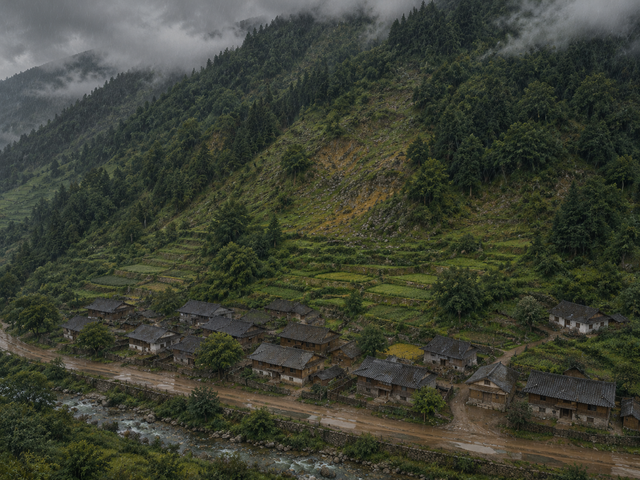
#> input picture tools/scenes/landslide_village/pic1.png, 640 x 480 px, found by its file name; its folder holds 4 pictures in this run
$ python prepare_landslide_village.py
#> lines starting #> are read from the running program, lines starting #| are printed output that depends on the picture; after the words box and inside, x2 and y2 are one past the last pixel; in counts of white or black regions, pixels touching at a corner belong together
#!/usr/bin/env python3
"""Prepare the landslide card from the four generated images.

Usage: py -I tools/scenes/landslide_village/prepare_landslide_village.py [PHOTO_DIR]
PHOTO_DIR defaults to tools/Photo/landslide and must hold PIC1.png .. PIC4.png
(4:3). Writes, next to this script:
  pic1.png .. pic4.png   640x480 base maps (Lanczos)
  deposit_mask.png       PIC3 runout fan: slope foot over the terraces, the
                         houses below the scar and the road (white = reached)
  scarp_mask.png         PIC2 main scarp: 6-20 px below the crack arc, ragged
"""
from pathlib import Path
import sys
import numpy as np
from PIL import Image, ImageDraw, ImageFilter

HERE = Path(__file__).resolve().parent
W, H = 640, 480
# PIC3 (same framing as PIC1): deposit fan below the scar.
# PIC2 crack arc, west end to east end (scene.yaml uses the same points).
CRACK = [(266, 98), (296, 78), (330, 64), (380, 58), (430, 64), (470, 80), (500, 102), (512, 124)]
SCARP_DEPTH = 14
DEPOSIT = [(300, 232), (425, 232), (446, 270), (470, 318), (482, 368), (472, 402), (400, 408),
           (300, 398), (258, 372), (254, 320), (274, 270)]


def main():
    src = Path(sys.argv[1]) if len(sys.argv) > 1 else HERE.parents[1] / 'Photo' / 'landslide'
    for n in range(1, 5):
        im = Image.open(src / f'PIC{n}.png').convert('RGB')
#> im is the input picture: PIL image 640x480 RGB; mean R, G, B 61.3, 64.6, 52.3
        w, h = im.size
#> w = 640; h = 480
        if abs(w * 3 - h * 4) > 4:
            raise SystemExit(f'PIC{n}.png is {w}x{h}, expected 4:3')
        im.resize((W, H), Image.LANCZOS).save(HERE / f'pic{n}.png')
    m = Image.new('L', (W, H), 0)
#> m: PIL image 640x480 L; every value is 0
    ImageDraw.Draw(m).polygon(DEPOSIT, fill=255)
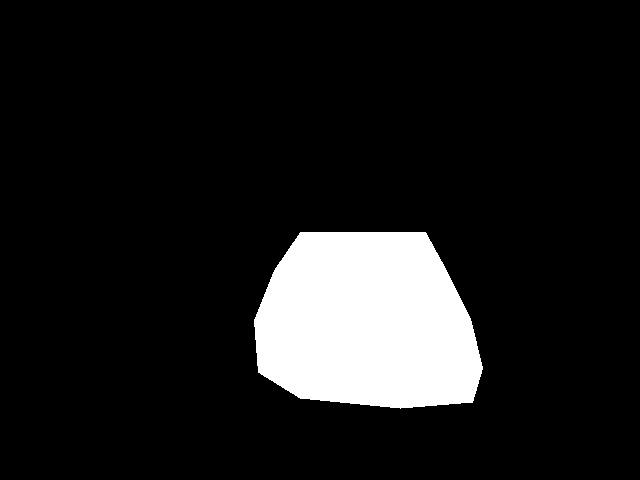
#> m: PIL image 640x480 L; 10.8% white; 1 white region, box (x1, y1, x2, y2) and area: (254, 232, 483, 409) 33222
    # Lobed edge: fixed-seed smooth noise, so the fan is not a clean polygon.
    soft = np.asarray(m.filter(ImageFilter.GaussianBlur(8)), np.float64)
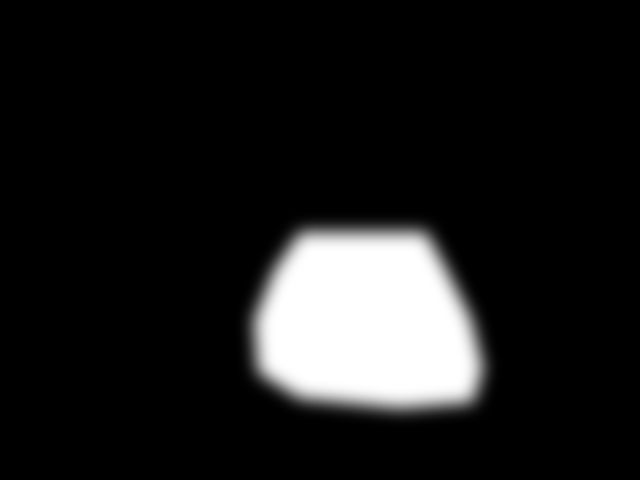
#> soft: shape (480, 640) float64; min 0, max 255, mean 27.6
    noise = np.random.default_rng(31).random((H // 16 + 2, W // 16 + 2)) * 255
    noise = np.asarray(Image.fromarray(noise.astype(np.uint8)).resize((W, H), Image.BICUBIC), np.float64) - 128
    Image.fromarray(np.where(soft + noise * 0.9 > 128, 255, 0).astype(np.uint8)).save(HERE / 'deposit_mask.png')
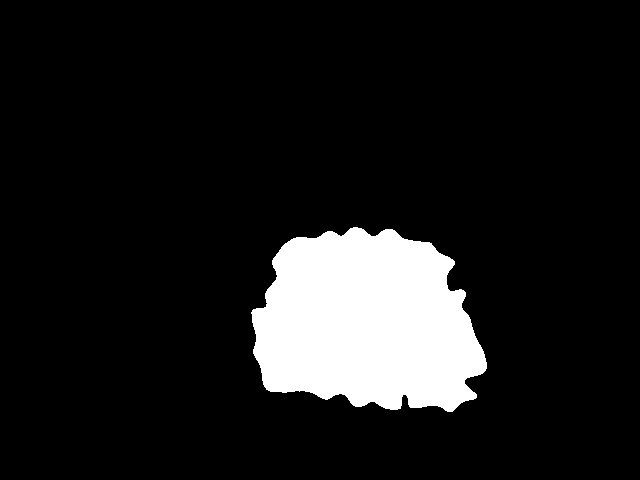
#> saved as deposit_mask.png: PIL image 640x480 L; 10.8% white; 1 white region, box (x1, y1, x2, y2) and area: (251, 227, 487, 412) 33090
    # Scarp: deepest in the middle of the arc, shallow at the ends, ragged
    # lower edge.
    m = Image.new('L', (W, H), 0)
    n = len(CRACK)
    depth = [6 + SCARP_DEPTH * (1 - abs(2 * i / (n - 1) - 1)) for i in range(n)]
    ImageDraw.Draw(m).polygon(CRACK + [(x, y + d) for (x, y), d in reversed(list(zip(CRACK, depth)))], fill=255)
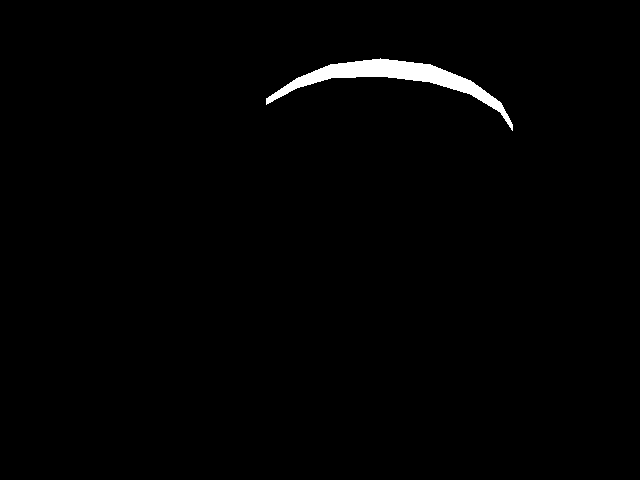
#> m: PIL image 640x480 L; 1.2% white; 1 white region, box (x1, y1, x2, y2) and area: (266, 58, 513, 131) 3535
    soft = np.asarray(m.filter(ImageFilter.GaussianBlur(3)), np.float64)
    noise = np.random.default_rng(37).random((H // 6 + 2, W // 6 + 2)) * 255
    noise = np.asarray(Image.fromarray(noise.astype(np.uint8)).resize((W, H), Image.BICUBIC), np.float64) - 128
    Image.fromarray(np.where(soft + noise * 0.9 > 128, 255, 0).astype(np.uint8)).save(HERE / 'scarp_mask.png')
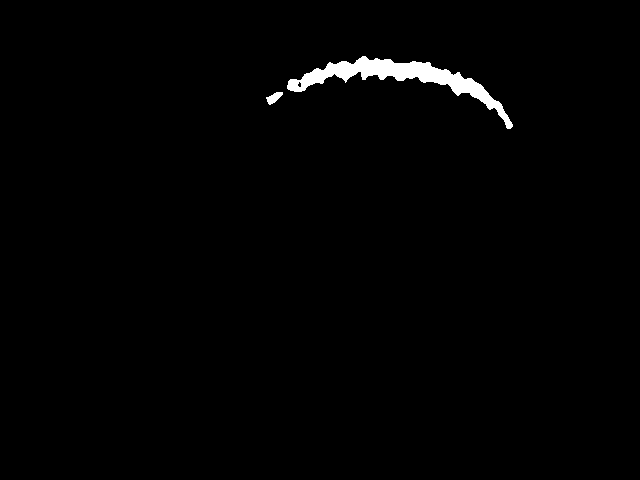
#> saved as scarp_mask.png: PIL image 640x480 L; 1.2% white; 2 white regions, box (x1, y1, x2, y2) and area: (287, 56, 513, 129) 3484, (266, 92, 283, 105) 120
    print('prepared pic1-4, deposit_mask, scarp_mask')


if __name__ == '__main__':
    main()
